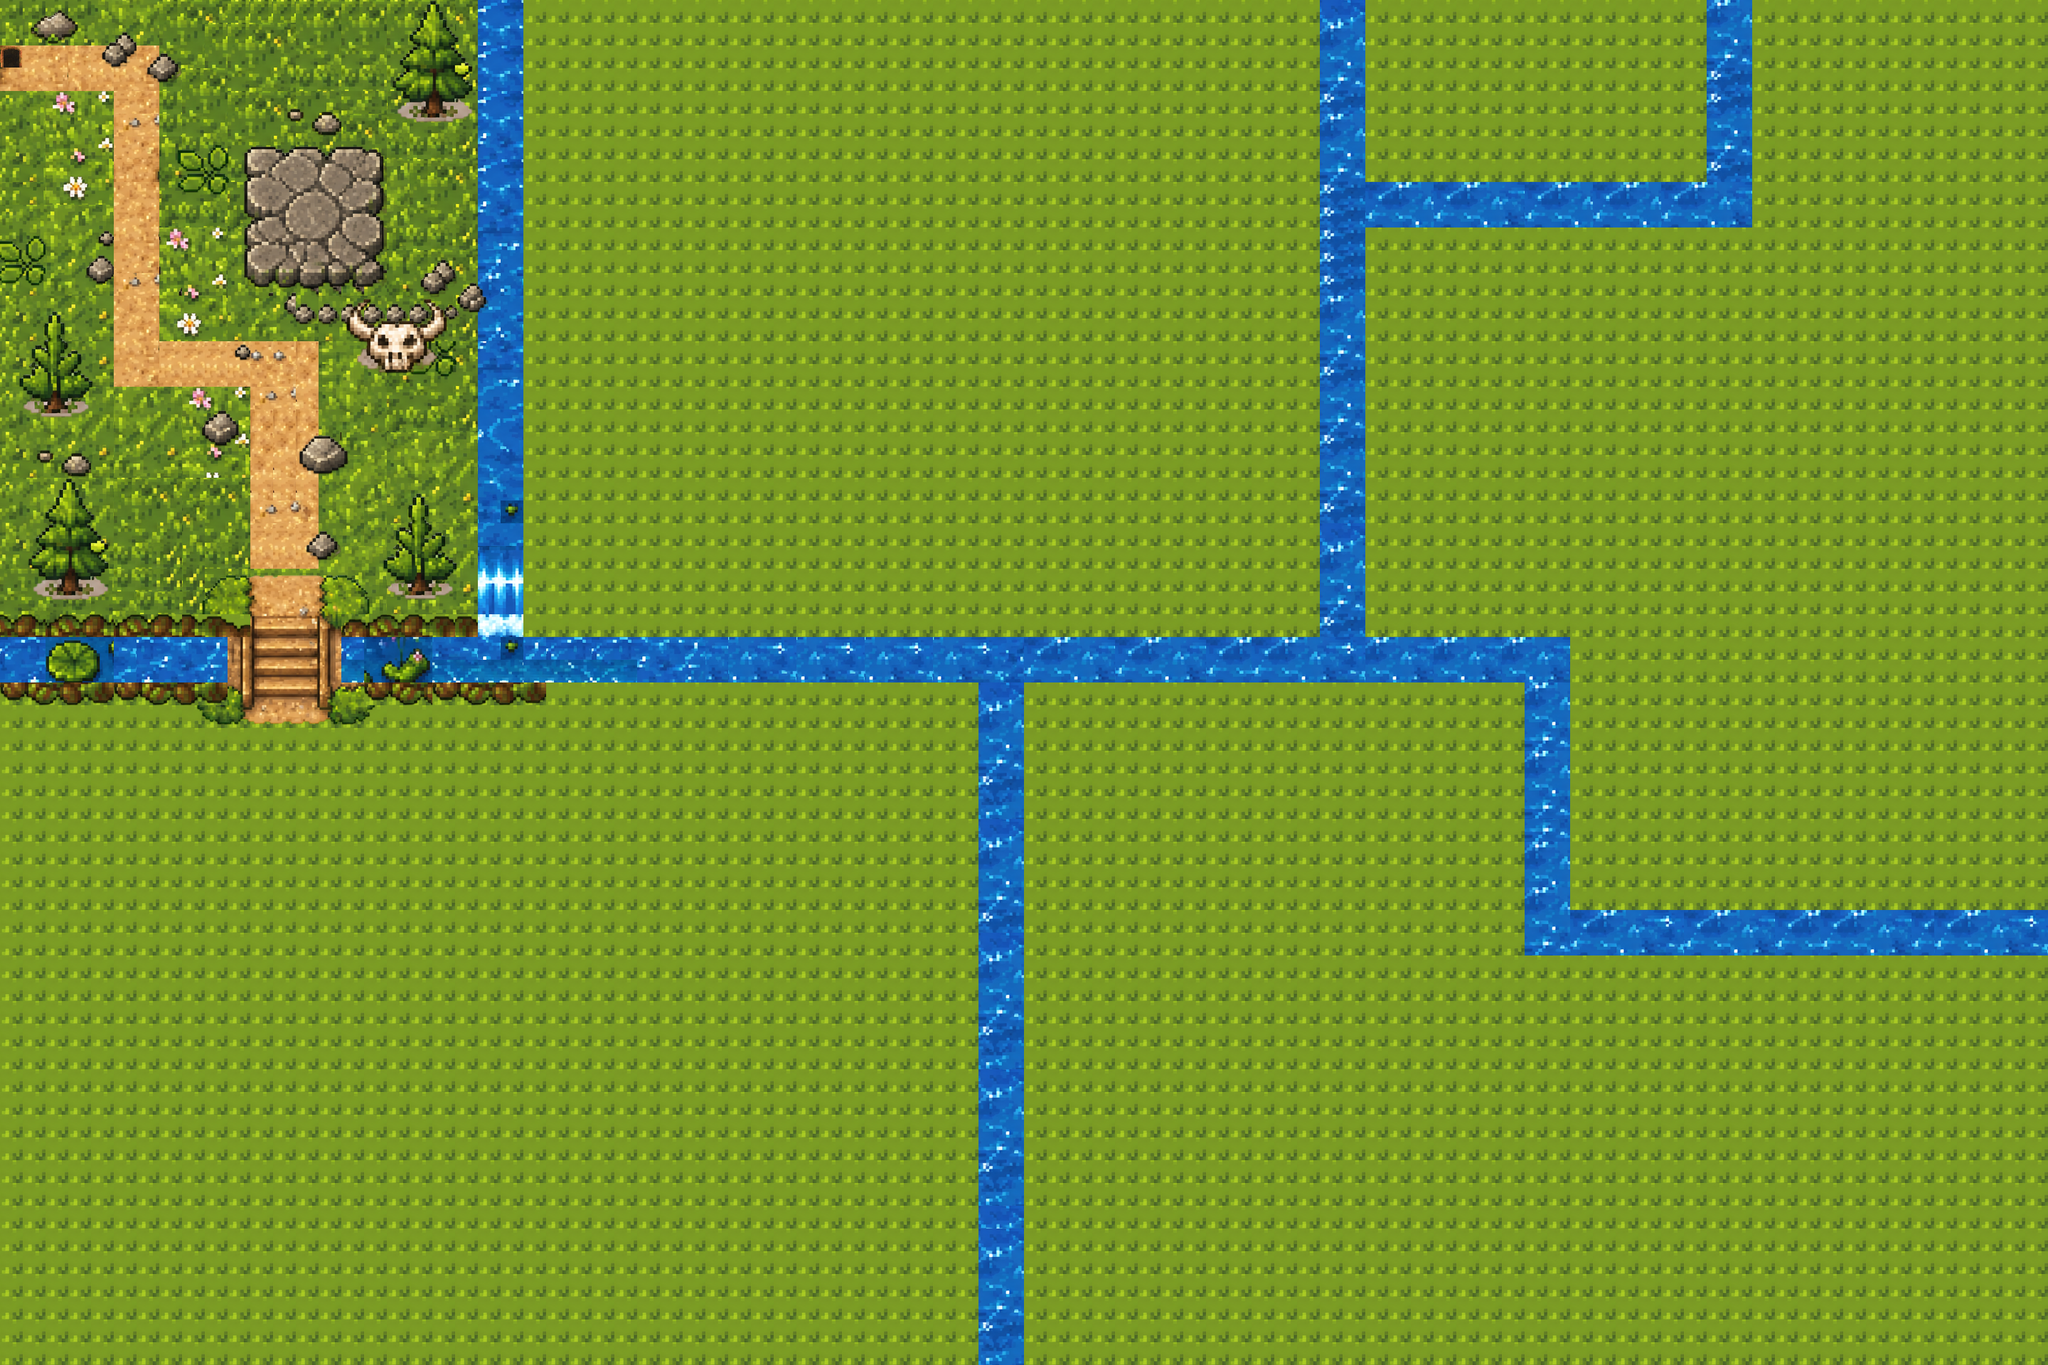

Rendered tile map (Tiled .tmx) drawn with the repository's tilesets; below, a short description and the map source with its tile grids summarised:
An orthogonal 90x60 tile map with 32x32 px tiles, 4 tile layers (Grasss and Water, Paths, Rocks and trees, Temple), 7 tilesets and 14 objects (player_spawn, area1_exit, quest1_trigger
, quest1_center, obelisk_left, ...).

<map version="1.10" tiledversion="1.12.2" orientation="orthogonal" renderorder="right-down" width="90" height="60" tilewidth="32" tileheight="32" infinite="0" nextlayerid="6" nextobjectid="21">
 <tileset firstgid="1" source="../tilesets/Grass/1. Grass and dirt.tsx" />
 <tileset firstgid="1509" source="../tilesets/Water/2. Water.tsx" />
 <tileset firstgid="3013" source="../tilesets/Paths/6. Dirt paths.tsx" />
 <tileset firstgid="4517" source="../tilesets/Trees/4. Trees.tsx" />
 <tileset firstgid="6021" source="../tilesets/Rocks/3. Rocks and cliffs.tsx" />
 <tileset firstgid="7525" source="../tilesets/Desert/8. Desert.tsx" />
 <tileset firstgid="9029" source="../../dungeon/tilesets/Tiny Top Down Tiles 32x32.tsx" />
 <layer id="1" name="Grasss and Water" width="90" height="60">
  <data>[5400 cells, 5400 non-empty, 90 distinct tile ids]</data>
 </layer>
 <layer id="2" name="Paths" width="90" height="60">
  <data>[5400 cells, 188 non-empty, 95 distinct tile ids]</data>
 </layer>
 <layer id="3" name="Rocks and trees" width="90" height="60">
  <data>[5400 cells, 402 non-empty, 213 distinct tile ids]</data>
 </layer>
 <layer id="4" name="Temple" width="90" height="60">
  <data>[5400 cells, 70 non-empty, 70 distinct tile ids]</data>
 </layer>
 <objectgroup id="5" name="Spaw Points">
  <object id="1" name="player_spawn" x="20" y="84">
   <point />
  </object>
  <object id="3" name="area1_exit" x="390.667" y="893.333">
   <point />
  </object>
  <object id="4" name="quest1_trigger&#10;" x="442.667" y="461.333">
   <point />
  </object>
  <object id="6" name="quest1_center" x="437.333" y="289.333">
   <point />
  </object>
  <object id="7" name="obelisk_left" x="332" y="185">
   <point />
  </object>
  <object id="9" name="obelisk_right" x="548" y="185">
   <point />
  </object>
  <object id="10" name="rune_1" x="310" y="60">
   <point />
  </object>
  <object id="11" name="rune_" x="340" y="60">
   <point />
  </object>
  <object id="12" name="rune_3" x="370" y="60">
   <point />
  </object>
  <object id="13" name="rune_4" x="400" y="60">
   <point />
  </object>
  <object id="14" name="rune_5" x="430" y="60">
   <point />
  </object>
  <object id="15" name="rune_6" x="460" y="60">
   <point />
  </object>
  <object id="16" name="rune_7" x="490" y="60">
   <point />
  </object>
  <object id="19" name="barrior" x="217" y="826" width="397" height="129" />
 </objectgroup>
</map>
